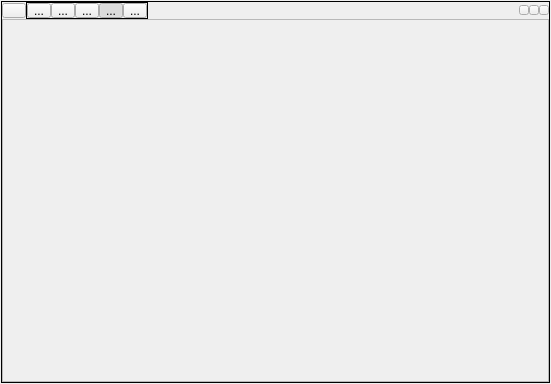
<?xml version="1.0" encoding="UTF-8"?>
<ui version="4.0">
 <class>Form</class>
 <widget class="QWidget" name="Form">
  <property name="geometry">
   <rect>
    <x>0</x>
    <y>0</y>
    <width>551</width>
    <height>384</height>
   </rect>
  </property>
  <property name="windowTitle">
   <string>Form</string>
  </property>
  <layout class="QVBoxLayout" name="verticalLayout">
   <property name="spacing">
    <number>0</number>
   </property>
   <property name="leftMargin">
    <number>1</number>
   </property>
   <property name="topMargin">
    <number>1</number>
   </property>
   <property name="rightMargin">
    <number>1</number>
   </property>
   <property name="bottomMargin">
    <number>1</number>
   </property>
   <item>
    <widget class="QFrame" name="frame">
     <property name="frameShape">
      <enum>QFrame::Box</enum>
     </property>
     <property name="frameShadow">
      <enum>QFrame::Plain</enum>
     </property>
     <property name="lineWidth">
      <number>1</number>
     </property>
     <layout class="QVBoxLayout" name="verticalLayout_2">
      <property name="spacing">
       <number>0</number>
      </property>
      <property name="leftMargin">
       <number>0</number>
      </property>
      <property name="topMargin">
       <number>0</number>
      </property>
      <property name="rightMargin">
       <number>0</number>
      </property>
      <property name="bottomMargin">
       <number>0</number>
      </property>
      <item>
       <layout class="QHBoxLayout" name="horizontalLayout">
        <property name="spacing">
         <number>0</number>
        </property>
        <item>
         <widget class="QToolButton" name="opcButton">
          <property name="maximumSize">
           <size>
            <width>16777215</width>
            <height>15</height>
           </size>
          </property>
          <property name="text">
           <string/>
          </property>
          <property name="icon">
           <iconset>
            <normaloff>icons/align_default.png</normaloff>icons/align_default.png</iconset>
          </property>
          <property name="checkable">
           <bool>false</bool>
          </property>
          <property name="checked">
           <bool>false</bool>
          </property>
          <property name="popupMode">
           <enum>QToolButton::InstantPopup</enum>
          </property>
          <property name="toolButtonStyle">
           <enum>Qt::ToolButtonIconOnly</enum>
          </property>
          <property name="autoRaise">
           <bool>false</bool>
          </property>
          <property name="arrowType">
           <enum>Qt::NoArrow</enum>
          </property>
         </widget>
        </item>
        <item>
         <widget class="QWidget" name="ButtonsWidget" native="true">
          <layout class="QHBoxLayout" name="horizontalLayout_2">
           <property name="spacing">
            <number>0</number>
           </property>
           <property name="leftMargin">
            <number>0</number>
           </property>
           <property name="topMargin">
            <number>0</number>
           </property>
           <property name="rightMargin">
            <number>0</number>
           </property>
           <property name="bottomMargin">
            <number>0</number>
           </property>
           <item>
            <widget class="QFrame" name="frame_3">
             <property name="frameShape">
              <enum>QFrame::Box</enum>
             </property>
             <property name="frameShadow">
              <enum>QFrame::Plain</enum>
             </property>
             <layout class="QVBoxLayout" name="verticalLayout_4">
              <property name="spacing">
               <number>0</number>
              </property>
              <property name="leftMargin">
               <number>0</number>
              </property>
              <property name="topMargin">
               <number>0</number>
              </property>
              <property name="rightMargin">
               <number>0</number>
              </property>
              <property name="bottomMargin">
               <number>0</number>
              </property>
              <item>
               <layout class="QHBoxLayout" name="horizontalLayout_3">
                <property name="spacing">
                 <number>0</number>
                </property>
                <item>
                 <widget class="QToolButton" name="AlignLeftBtn">
                  <property name="maximumSize">
                   <size>
                    <width>16777215</width>
                    <height>15</height>
                   </size>
                  </property>
                  <property name="toolTip">
                   <string>Align left</string>
                  </property>
                  <property name="text">
                   <string>...</string>
                  </property>
                  <property name="icon">
                   <iconset>
                    <normaloff>icons/align_left.png</normaloff>icons/align_left.png</iconset>
                  </property>
                  <property name="iconSize">
                   <size>
                    <width>30</width>
                    <height>20</height>
                   </size>
                  </property>
                  <property name="checkable">
                   <bool>true</bool>
                  </property>
                  <property name="checked">
                   <bool>false</bool>
                  </property>
                 </widget>
                </item>
                <item>
                 <widget class="QToolButton" name="AlignRightBtn">
                  <property name="maximumSize">
                   <size>
                    <width>16777215</width>
                    <height>15</height>
                   </size>
                  </property>
                  <property name="toolTip">
                   <string>Align right</string>
                  </property>
                  <property name="text">
                   <string>...</string>
                  </property>
                  <property name="icon">
                   <iconset>
                    <normaloff>icons/align_right.png</normaloff>icons/align_right.png</iconset>
                  </property>
                  <property name="iconSize">
                   <size>
                    <width>30</width>
                    <height>20</height>
                   </size>
                  </property>
                  <property name="checkable">
                   <bool>true</bool>
                  </property>
                 </widget>
                </item>
                <item>
                 <widget class="QToolButton" name="AlignCenterBtn">
                  <property name="maximumSize">
                   <size>
                    <width>16777215</width>
                    <height>15</height>
                   </size>
                  </property>
                  <property name="toolTip">
                   <string>Align center</string>
                  </property>
                  <property name="text">
                   <string>...</string>
                  </property>
                  <property name="icon">
                   <iconset>
                    <normaloff>icons/align_center.png</normaloff>icons/align_center.png</iconset>
                  </property>
                  <property name="iconSize">
                   <size>
                    <width>30</width>
                    <height>20</height>
                   </size>
                  </property>
                  <property name="checkable">
                   <bool>true</bool>
                  </property>
                 </widget>
                </item>
                <item>
                 <widget class="QToolButton" name="AlignDefaultBtn">
                  <property name="maximumSize">
                   <size>
                    <width>16777215</width>
                    <height>15</height>
                   </size>
                  </property>
                  <property name="toolTip">
                   <string>Default alignment</string>
                  </property>
                  <property name="text">
                   <string>...</string>
                  </property>
                  <property name="icon">
                   <iconset>
                    <normaloff>icons/align_default.png</normaloff>icons/align_default.png</iconset>
                  </property>
                  <property name="iconSize">
                   <size>
                    <width>30</width>
                    <height>20</height>
                   </size>
                  </property>
                  <property name="checkable">
                   <bool>true</bool>
                  </property>
                  <property name="checked">
                   <bool>true</bool>
                  </property>
                 </widget>
                </item>
                <item>
                 <widget class="QToolButton" name="PasteBtn">
                  <property name="maximumSize">
                   <size>
                    <width>16777215</width>
                    <height>15</height>
                   </size>
                  </property>
                  <property name="toolTip">
                   <string>Paste clipboard contents</string>
                  </property>
                  <property name="text">
                   <string>...</string>
                  </property>
                  <property name="icon">
                   <iconset>
                    <normaloff>icons/clipboard.png</normaloff>icons/clipboard.png</iconset>
                  </property>
                  <property name="iconSize">
                   <size>
                    <width>30</width>
                    <height>20</height>
                   </size>
                  </property>
                 </widget>
                </item>
               </layout>
              </item>
              <item>
               <layout class="QHBoxLayout" name="horizontalLayout_4">
                <property name="spacing">
                 <number>0</number>
                </property>
                <item>
                 <layout class="QVBoxLayout" name="verticalLayout_6">
                  <property name="spacing">
                   <number>0</number>
                  </property>
                 </layout>
                </item>
               </layout>
              </item>
             </layout>
            </widget>
           </item>
          </layout>
         </widget>
        </item>
        <item>
         <spacer name="horizontalSpacer">
          <property name="orientation">
           <enum>Qt::Horizontal</enum>
          </property>
          <property name="sizeHint" stdset="0">
           <size>
            <width>40</width>
            <height>5</height>
           </size>
          </property>
         </spacer>
        </item>
        <item>
         <widget class="QToolButton" name="prevBtn">
          <property name="maximumSize">
           <size>
            <width>10</width>
            <height>10</height>
           </size>
          </property>
          <property name="text">
           <string>...</string>
          </property>
          <property name="icon">
           <iconset>
            <normaloff>icons/leftarrow.png</normaloff>icons/leftarrow.png</iconset>
          </property>
         </widget>
        </item>
        <item>
         <widget class="QToolButton" name="nextBtn">
          <property name="maximumSize">
           <size>
            <width>10</width>
            <height>10</height>
           </size>
          </property>
          <property name="text">
           <string>...</string>
          </property>
          <property name="icon">
           <iconset>
            <normaloff>icons/rightarrow.png</normaloff>icons/rightarrow.png</iconset>
          </property>
         </widget>
        </item>
        <item>
         <widget class="QToolButton" name="deleteBtn">
          <property name="maximumSize">
           <size>
            <width>10</width>
            <height>10</height>
           </size>
          </property>
          <property name="text">
           <string>...</string>
          </property>
          <property name="icon">
           <iconset>
            <normaloff>icons/cancel.png</normaloff>icons/cancel.png</iconset>
          </property>
         </widget>
        </item>
       </layout>
      </item>
      <item>
       <widget class="QFrame" name="frame_2">
        <property name="sizePolicy">
         <sizepolicy hsizetype="Preferred" vsizetype="Expanding">
          <horstretch>0</horstretch>
          <verstretch>0</verstretch>
         </sizepolicy>
        </property>
        <property name="frameShape">
         <enum>QFrame::StyledPanel</enum>
        </property>
        <property name="frameShadow">
         <enum>QFrame::Raised</enum>
        </property>
        <layout class="QVBoxLayout" name="verticalLayout_3">
         <property name="spacing">
          <number>0</number>
         </property>
         <property name="leftMargin">
          <number>0</number>
         </property>
         <property name="topMargin">
          <number>0</number>
         </property>
         <property name="rightMargin">
          <number>0</number>
         </property>
         <property name="bottomMargin">
          <number>0</number>
         </property>
         <item>
          <layout class="QVBoxLayout" name="Layout">
           <property name="spacing">
            <number>0</number>
           </property>
          </layout>
         </item>
        </layout>
       </widget>
      </item>
     </layout>
    </widget>
   </item>
  </layout>
 </widget>
 <resources/>
 <connections/>
</ui>
